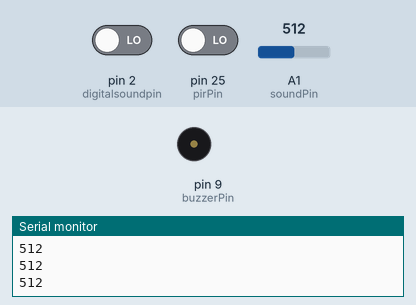
Simulated run of this sketch. Board: Arduino Mega 2560, built with avr-gcc and run on an emulated ATmega2560. On the bench: buzzer (waves = sounding), the last lines printed to the serial monitor. The test bench sets the inputs (shaded band); at power-on: pin 2 (digitalsoundpin) LOW, pin 25 (pirPin) LOW, A1 (soundPin) = 512. No radio packets arrive unless stated.

Above: at 1.2 s.
1.3 s: pin 2 (digitalsoundpin) driven HIGH and pin 25 (pirPin) driven HIGH
At 2.4 s:
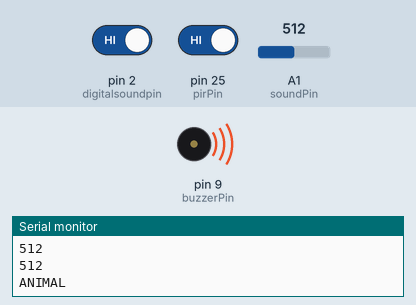
2.9 s: pin 2 (digitalsoundpin) driven LOW
At 5.8 s:
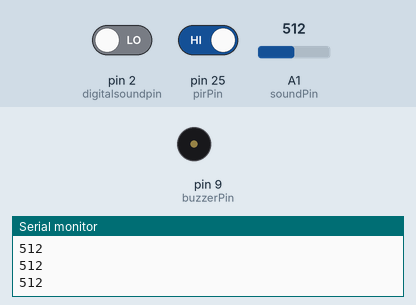
5.9 s: pin 2 (digitalsoundpin) driven HIGH
At 7.1 s:
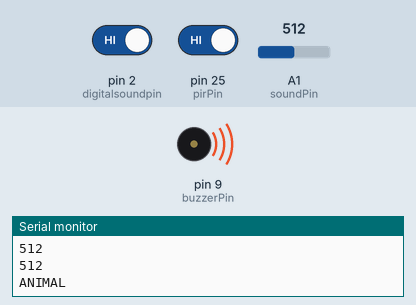
7.5 s: pin 25 (pirPin) driven LOW
At 11.2 s:
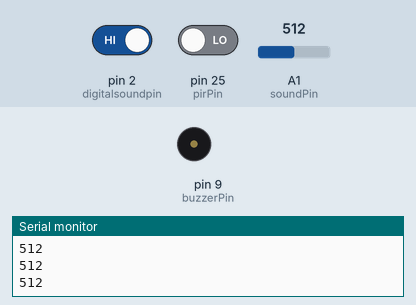
Timing chart, 0 to 11.5 s (numbered marks = the images above; inputs shaded):
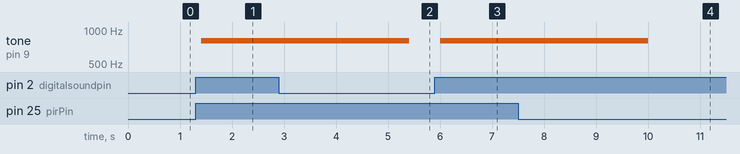

The sketch:

Transmitter.ino
```cpp
#include <SPI.h>
#include <nRF24L01.h>
#include <RF24.h>
int pirValue;
int soundSensor;
int digitalSoundSensor;
int pirPin = 25;
int buzzerPin = 9;
int soundPin = A1;
int digitalsoundpin = 2;
bool analog = false;


RF24 radio(7, 8); // CE, CSN

const byte address[6] = "00001";
void setup() {
  radio.begin();
  radio.openWritingPipe(address);
  radio.setPALevel(RF24_PA_MIN);
  radio.stopListening();

  pinMode(pirPin, INPUT);
  pinMode(9, OUTPUT);
  Serial.begin(9600);


}

void loop() {
  // put your main code here, to run repeatedly:
 const char text[] = "Motion Detected (RF)";
  pirValue = digitalRead(pirPin);
  soundSensor = analogRead(soundPin);
  digitalSoundSensor = digitalRead(digitalsoundpin);
  Serial.println(soundSensor);

  if (pirValue == HIGH) {
    if (analog == true) {
      if (soundSensor < 520 || soundSensor > 522) {
      delay(100);
      radio.write(&text, sizeof(text));
      Serial.println("ANIMAL");
      tone(buzzerPin, 800, 4000);
      delay(3000);
      //Send Picture

    }


    }
    else{
      if (digitalSoundSensor == HIGH) {
      delay(100);
      radio.write(&text, sizeof(text));
      Serial.println("ANIMAL");
      tone(buzzerPin, 800, 4000);
      delay(3000);
    }
  }
}
}
```

Measured:
- after the input at 1.3 s, tone on pin 9 (buzzerPin): silent → 800 Hz after 0.11 s
- after the input at 2.9 s, tone on pin 9 (buzzerPin): 800 Hz → silent after 2.5 s
- after the input at 5.9 s, tone on pin 9 (buzzerPin): silent → 800 Hz after 0.11 s
- after the input at 7.5 s, tone on pin 9 (buzzerPin): 800 Hz → silent after 2.5 s
